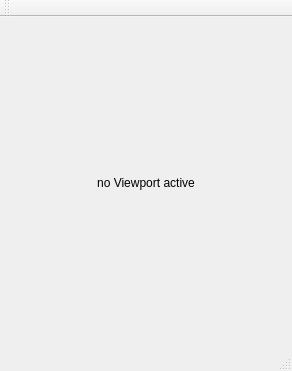
<?xml version="1.0" encoding="UTF-8"?>
<ui version="4.0">
 <class>MainWindow</class>
 <widget class="QMainWindow" name="MainWindow">
  <property name="geometry">
   <rect>
    <x>0</x>
    <y>0</y>
    <width>292</width>
    <height>371</height>
   </rect>
  </property>
  <property name="windowTitle">
   <string>MainWindow</string>
  </property>
  <widget class="QWidget" name="centralWidget">
   <layout class="QGridLayout" name="gridLayout">
    <item row="0" column="0">
     <widget class="QLabel" name="label">
      <property name="text">
       <string>no Viewport active</string>
      </property>
      <property name="alignment">
       <set>Qt::AlignCenter</set>
      </property>
     </widget>
    </item>
   </layout>
  </widget>
  <widget class="QMenuBar" name="menuBar">
   <property name="geometry">
    <rect>
     <x>0</x>
     <y>0</y>
     <width>292</width>
     <height>23</height>
    </rect>
   </property>
  </widget>
  <widget class="QToolBar" name="mainToolBar">
   <attribute name="toolBarArea">
    <enum>TopToolBarArea</enum>
   </attribute>
   <attribute name="toolBarBreak">
    <bool>false</bool>
   </attribute>
  </widget>
  <widget class="QStatusBar" name="statusBar"/>
 </widget>
 <layoutdefault spacing="6" margin="11"/>
 <resources/>
 <connections/>
</ui>
